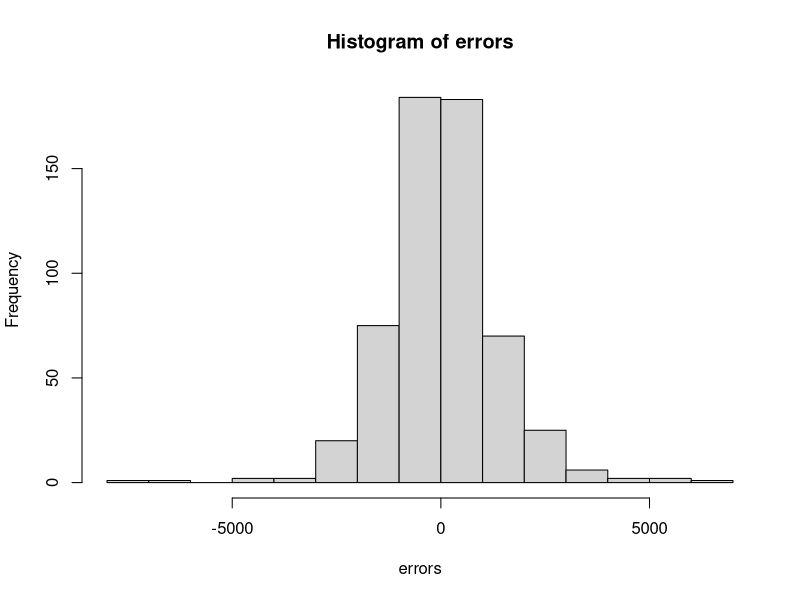
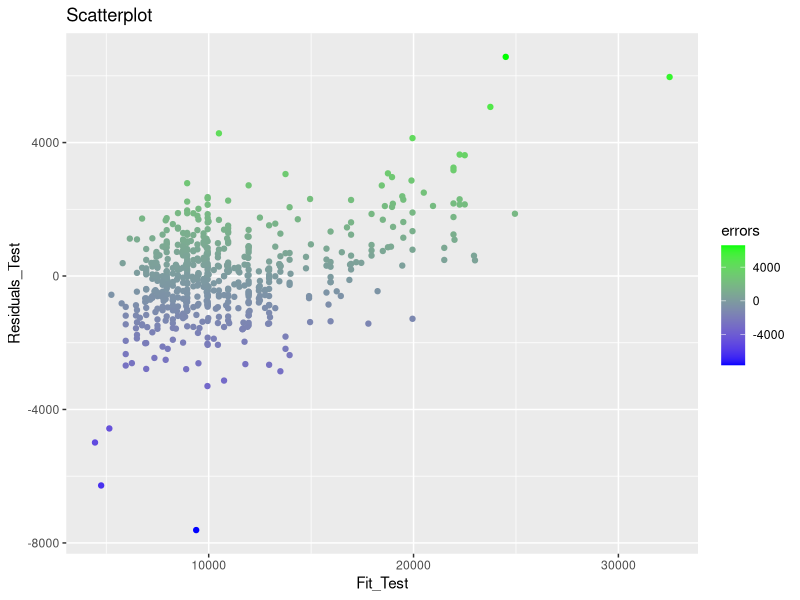

Here is the R script that generated these plots, in order:
# set directory and get data
#setwd("C:/Users/rgrogan1/Desktop/AQM2000/Data")
dfToyota <- read.csv("Data/ToyotaCorolla.csv")

# manage the data
dfToyota$Fuel_Type <- as.factor(dfToyota$Fuel_Type)
dfToyota$Met_Color <- as.logical(dfToyota$Met_Color)
dfToyota$Automatic <- as.logical(dfToyota$Automatic)

# delete a certain column of data
dfToyota$Model <- NULL

# partition the data, gets the number of rows, then sets training size to 60% the number of rows, and pick random sample
set.seed(1234)
n <- nrow(dfToyota)
trainingsize <- round(n * 0.6)
trainingcases <- sample(n, trainingsize)
training <- dfToyota[trainingcases, ]
test <- dfToyota[-trainingcases, ]

# create model with Price as Y-variable and Age as X-variable, then give summary of model
model <- lm(Price ~ Age, data = training)
#print(model)
#summary(model)

# NOT FROM CLASS, create plot of linear model
#library(ggplot2)
#X11()
#my <- ggplot(dfToyota, aes(x = Age, y = Price)) + geom_point() + stat_smooth(method = "lm", col = "red")
#print(my)
#Sys.sleep(10)

# create second model with multiple X variables
model2 <- lm(Price ~ Age + HP, data = training) 
#print(model2)
#summary(model2)

# all parameters
model3 <- lm(Price ~ ., data = training)
#summary(model3)

# multiple parameters
model4 <- lm(Price ~ Age + KM + Fuel_Type + HP + cc + Weight, data = training)
#summary(model4)

# make some predictions, test what the data actually is, calculate difference
predictions <- predict(model3, test)
observations <- test$Price
errors <- observations - predictions

# create a quick histogram of the errors
hist(errors)

# RMSE root mean squared error, square the errors to get distance (remove negatives)
rmse <- sqrt(mean(errors^2))
#print(rmse)

# MAPE mean average percentage error
mape <- mean(abs(errors/observations))
#print(mape)
#print(mean(test$Price))

# rebuild model with better parameters, step finds the best subsets for a model (lowest p-value)
model5 <- lm(Price ~ ., data = training)
# runs the subsets and finds the best ones
model5 <- step(model5)
# gives summary of model5 with best subsets
#summary(model5)

# evaluate perfomance to see if rmse and mape are good
prediction_benchmark <- mean(training$Price)
errors_benchmark <- observations - prediction_benchmark
rmse_benchmark <- sqrt(mean(errors_benchmark^2))
mape_benchmark <- mean(abs(errors_benchmark/observations))
#print(prediction_benchmark)
#print(errors_benchmark)
#print(rmse_benchmark)
#print(mape_benchmark)

library(ggplot2)
# create new columns in data
test$errors <- errors
test$observations <- observations

X11()
ggplot(test, aes(y = errors, x = observations, color = errors)) + geom_point() + labs(x = "Fit_Test", y = "Residuals_Test", title = "Scatterplot") + scale_color_gradient(low = "blue", high = "green")
Sys.sleep(10)

